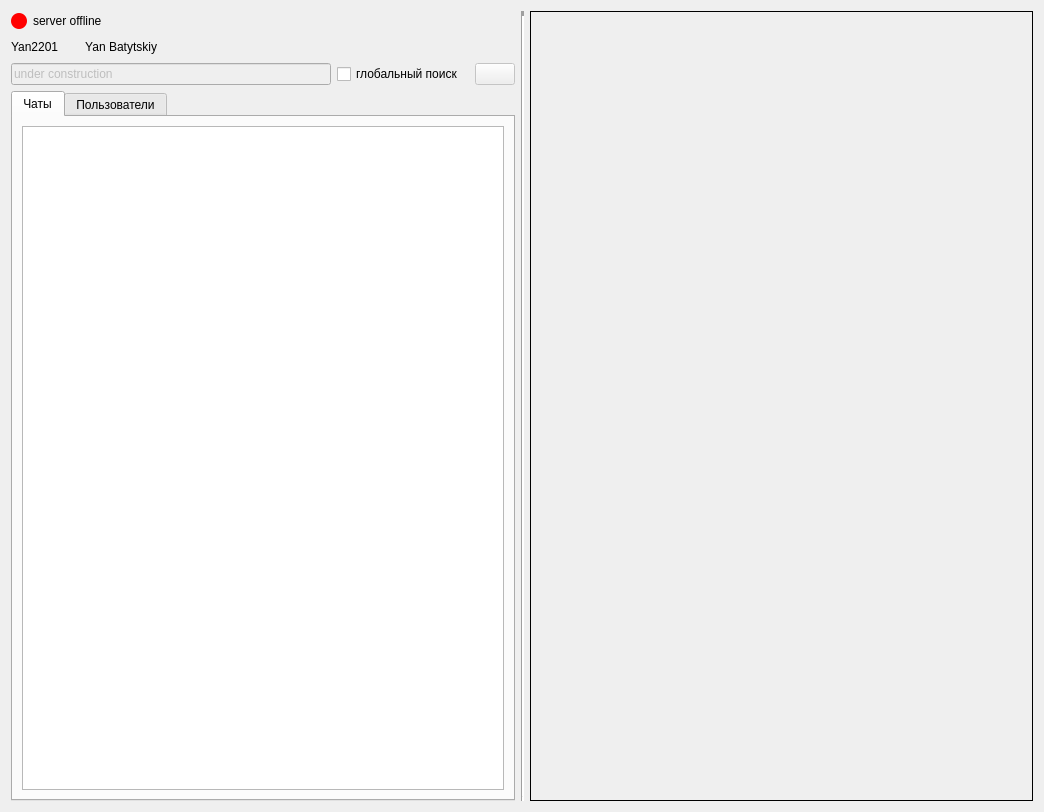
<?xml version="1.0" encoding="UTF-8"?>
<ui version="4.0">
 <class>work_window</class>
 <widget class="QDialog" name="work_window">
  <property name="geometry">
   <rect>
    <x>0</x>
    <y>0</y>
    <width>1044</width>
    <height>812</height>
   </rect>
  </property>
  <property name="windowTitle">
   <string>Dialog</string>
  </property>
  <layout class="QHBoxLayout" name="horizontalLayout_6">
   <item>
    <layout class="QVBoxLayout" name="verticalLayout_3">
     <property name="sizeConstraint">
      <enum>QLayout::SizeConstraint::SetMinimumSize</enum>
     </property>
     <item>
      <layout class="QHBoxLayout" name="horizontalLayout">
       <item>
        <widget class="QLabel" name="serverStatusLabelRound">
         <property name="sizePolicy">
          <sizepolicy hsizetype="Fixed" vsizetype="Fixed">
           <horstretch>0</horstretch>
           <verstretch>0</verstretch>
          </sizepolicy>
         </property>
         <property name="minimumSize">
          <size>
           <width>16</width>
           <height>16</height>
          </size>
         </property>
         <property name="maximumSize">
          <size>
           <width>16</width>
           <height>16</height>
          </size>
         </property>
         <property name="styleSheet">
          <string notr="true">background-color: red;
border-radius: 8px;</string>
         </property>
         <property name="text">
          <string/>
         </property>
        </widget>
       </item>
       <item>
        <widget class="QLabel" name="serverStatusLabel">
         <property name="sizePolicy">
          <sizepolicy hsizetype="Fixed" vsizetype="Fixed">
           <horstretch>0</horstretch>
           <verstretch>0</verstretch>
          </sizepolicy>
         </property>
         <property name="text">
          <string>server offline</string>
         </property>
        </widget>
       </item>
       <item>
        <spacer name="horizontalSpacer_3">
         <property name="orientation">
          <enum>Qt::Orientation::Horizontal</enum>
         </property>
         <property name="sizeHint" stdset="0">
          <size>
           <width>40</width>
           <height>20</height>
          </size>
         </property>
        </spacer>
       </item>
      </layout>
     </item>
     <item>
      <layout class="QHBoxLayout" name="horizontalLayout_2">
       <item>
        <widget class="QLabel" name="loginLabel">
         <property name="sizePolicy">
          <sizepolicy hsizetype="Preferred" vsizetype="Fixed">
           <horstretch>0</horstretch>
           <verstretch>0</verstretch>
          </sizepolicy>
         </property>
         <property name="text">
          <string>Yan2201</string>
         </property>
        </widget>
       </item>
       <item>
        <spacer name="horizontalSpacer">
         <property name="orientation">
          <enum>Qt::Orientation::Horizontal</enum>
         </property>
         <property name="sizeType">
          <enum>QSizePolicy::Policy::Fixed</enum>
         </property>
         <property name="sizeHint" stdset="0">
          <size>
           <width>20</width>
           <height>20</height>
          </size>
         </property>
        </spacer>
       </item>
       <item>
        <widget class="QLabel" name="nameLabel">
         <property name="sizePolicy">
          <sizepolicy hsizetype="Preferred" vsizetype="Fixed">
           <horstretch>0</horstretch>
           <verstretch>0</verstretch>
          </sizepolicy>
         </property>
         <property name="text">
          <string>Yan Batytskiy</string>
         </property>
         <property name="alignment">
          <set>Qt::AlignmentFlag::AlignRight|Qt::AlignmentFlag::AlignTrailing|Qt::AlignmentFlag::AlignVCenter</set>
         </property>
        </widget>
       </item>
       <item>
        <spacer name="horizontalSpacer_5">
         <property name="orientation">
          <enum>Qt::Orientation::Horizontal</enum>
         </property>
         <property name="sizeType">
          <enum>QSizePolicy::Policy::Expanding</enum>
         </property>
         <property name="sizeHint" stdset="0">
          <size>
           <width>10</width>
           <height>20</height>
          </size>
         </property>
        </spacer>
       </item>
      </layout>
     </item>
     <item>
      <layout class="QHBoxLayout" name="horizontalLayout_3">
       <item>
        <widget class="QLineEdit" name="findLineEdit">
         <property name="enabled">
          <bool>false</bool>
         </property>
         <property name="toolTipDuration">
          <number>-5</number>
         </property>
         <property name="text">
          <string>under construction</string>
         </property>
        </widget>
       </item>
       <item>
        <widget class="QCheckBox" name="globalAddressBookCheckBox">
         <property name="text">
          <string>глобальный поиск</string>
         </property>
         <property name="checked">
          <bool>false</bool>
         </property>
        </widget>
       </item>
       <item>
        <spacer name="horizontalSpacer_4">
         <property name="orientation">
          <enum>Qt::Orientation::Horizontal</enum>
         </property>
         <property name="sizeType">
          <enum>QSizePolicy::Policy::Fixed</enum>
         </property>
         <property name="sizeHint" stdset="0">
          <size>
           <width>5</width>
           <height>20</height>
          </size>
         </property>
        </spacer>
       </item>
       <item>
        <widget class="QPushButton" name="findPushButton">
         <property name="enabled">
          <bool>false</bool>
         </property>
         <property name="sizePolicy">
          <sizepolicy hsizetype="Fixed" vsizetype="Fixed">
           <horstretch>0</horstretch>
           <verstretch>0</verstretch>
          </sizepolicy>
         </property>
         <property name="text">
          <string/>
         </property>
         <property name="icon">
          <iconset theme="QIcon::ThemeIcon::EditFind"/>
         </property>
        </widget>
       </item>
      </layout>
     </item>
     <item>
      <widget class="QTabWidget" name="chatUserTabWidget">
       <property name="sizePolicy">
        <sizepolicy hsizetype="Expanding" vsizetype="MinimumExpanding">
         <horstretch>0</horstretch>
         <verstretch>0</verstretch>
        </sizepolicy>
       </property>
       <property name="currentIndex">
        <number>0</number>
       </property>
       <property name="elideMode">
        <enum>Qt::TextElideMode::ElideNone</enum>
       </property>
       <widget class="QWidget" name="chatListTab">
        <attribute name="title">
         <string>Чаты</string>
        </attribute>
        <layout class="QVBoxLayout" name="verticalLayout_2">
         <item>
          <widget class="QListView" name="chatListView">
           <property name="mouseTracking">
            <bool>true</bool>
           </property>
          </widget>
         </item>
        </layout>
       </widget>
       <widget class="QWidget" name="userListTab">
        <property name="sizePolicy">
         <sizepolicy hsizetype="MinimumExpanding" vsizetype="Preferred">
          <horstretch>0</horstretch>
          <verstretch>0</verstretch>
         </sizepolicy>
        </property>
        <attribute name="title">
         <string>Пользователи</string>
        </attribute>
        <layout class="QHBoxLayout" name="horizontalLayout_7">
         <item>
          <layout class="QVBoxLayout" name="verticalLayout">
           <item>
            <widget class="QLabel" name="addressBookLabel">
             <property name="text">
              <string>TextLabel</string>
             </property>
            </widget>
           </item>
           <item>
            <layout class="QHBoxLayout" name="horizontalLayout_5">
             <item>
              <widget class="QListView" name="userListView"/>
             </item>
            </layout>
           </item>
           <item>
            <layout class="QHBoxLayout" name="horizontalLayout_4">
             <item>
              <widget class="QPushButton" name="addUserToChatPushButton">
               <property name="styleSheet">
                <string notr="true">background-color: rgb(143, 240, 164);</string>
               </property>
               <property name="text">
                <string>Добавить получателя</string>
               </property>
              </widget>
             </item>
             <item>
              <spacer name="horizontalSpacer_2">
               <property name="orientation">
                <enum>Qt::Orientation::Horizontal</enum>
               </property>
               <property name="sizeHint" stdset="0">
                <size>
                 <width>40</width>
                 <height>20</height>
                </size>
               </property>
              </spacer>
             </item>
             <item>
              <widget class="QPushButton" name="createNewChatPushButton">
               <property name="styleSheet">
                <string notr="true">background-color: rgb(249, 240, 107);</string>
               </property>
               <property name="text">
                <string>создать чат</string>
               </property>
              </widget>
             </item>
            </layout>
           </item>
          </layout>
         </item>
        </layout>
       </widget>
      </widget>
     </item>
    </layout>
   </item>
   <item>
    <widget class="Line" name="line">
     <property name="lineWidth">
      <number>5</number>
     </property>
     <property name="orientation">
      <enum>Qt::Orientation::Vertical</enum>
     </property>
    </widget>
   </item>
   <item>
    <widget class="QStackedWidget" name="chatUserDataStackedWidget">
     <property name="sizePolicy">
      <sizepolicy hsizetype="Preferred" vsizetype="Preferred">
       <horstretch>0</horstretch>
       <verstretch>0</verstretch>
      </sizepolicy>
     </property>
     <property name="frameShape">
      <enum>QFrame::Shape::Box</enum>
     </property>
     <property name="currentIndex">
      <number>1</number>
     </property>
     <widget class="QWidget" name="editChatPage"/>
     <widget class="QWidget" name="userViewPage"/>
    </widget>
   </item>
  </layout>
 </widget>
 <resources/>
 <connections/>
</ui>
